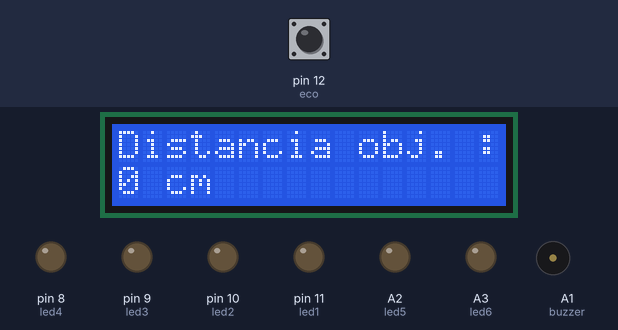
The sketch below on a simulated Arduino Uno, built with avr-gcc and run on an emulated ATmega328P. Parts: 16×2 character LCD, output pins drawn as LEDs (lit = HIGH), buzzer (waves = sounding). The test bench sets the inputs (shaded band); at power-on: pin 12 (eco) LOW. Pins used as bus, display or sensor lines are not drawn; what the sketch prints to the serial monitor is not drawn.

Above: at 1.17 s.
At 1.7 s:
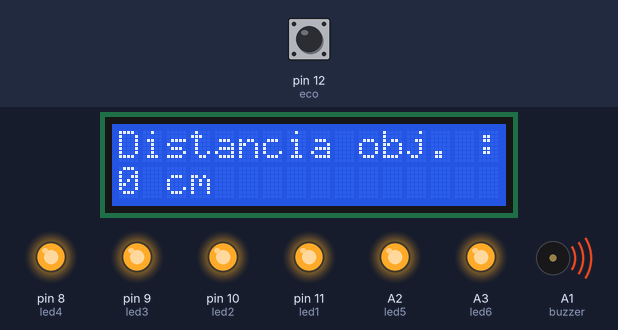
1.8 s: pin 12 (eco) pulsed HIGH 2 times (0.12 s each, 0.3 s apart)
At 2.9 s:
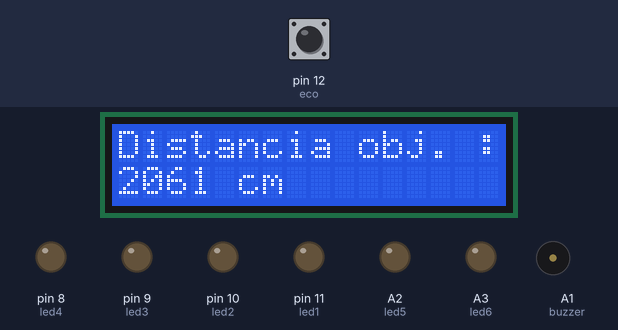
Timing chart, 0 to 4.8 s (numbered marks = the images above; inputs shaded):
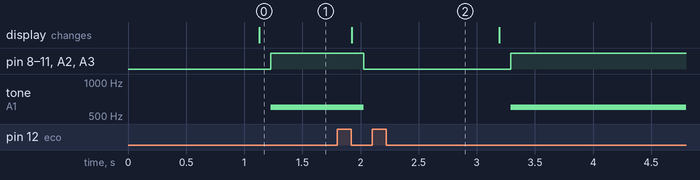

The sketch:

ledsproximidad.ino
```cpp
#include <LiquidCrystal.h>
LiquidCrystal lcd(7, 6, 5, 4, 3, 2);
int trig = 13;
int eco = 12;
int led1 = 11;
int led2 = 10;
int led3 = 9;
int led4 = 8;
int led5 = A2;
int led6 = A3;
int buzzer = A1;
long duracion;
int distancia;

void setup() {
  lcd.begin(16, 2);
  pinMode(trig, OUTPUT);
  pinMode(eco, INPUT);
  pinMode(led1, OUTPUT);
  pinMode(led2, OUTPUT);
  pinMode(led3, OUTPUT);
  pinMode(led4, OUTPUT);
  pinMode(led5, OUTPUT);
  pinMode(led6, OUTPUT);
  pinMode(buzzer, OUTPUT);
  Serial.begin(9600);
}

void loop() {
  digitalWrite(trig, LOW);
  delay(50);
  digitalWrite(trig, HIGH);
  delay(10);
  digitalWrite(trig, LOW);

  duracion = pulseIn(eco, HIGH);
  distancia = duracion / 58.2;

  Serial.print("Distancia del objeto: ");
  Serial.print(distancia);
  Serial.println(" cm");

  lcd.clear();
  lcd.setCursor(0, 0);
  lcd.print("Distancia obj. :");
  lcd.setCursor(0, 1);
  lcd.print(distancia);
  lcd.print(" cm");

  delay(100);

  if (distancia <= 5) {
    digitalWrite(led6, HIGH);
    tone(buzzer, 600);
  } else {
    digitalWrite(led6, LOW);
    noTone(buzzer);
  }

  if (distancia <= 15) {
    digitalWrite(led5, HIGH);
  } else {
    digitalWrite(led5, LOW);
  }

  if (distancia <= 25) {
    digitalWrite(led4, HIGH);
  } else {
    digitalWrite(led4, LOW);
  }

  if (distancia <= 35) {
    digitalWrite(led3, HIGH);
  } else {
    digitalWrite(led3, LOW);
  }

  if (distancia <= 45) {
    digitalWrite(led2, HIGH);
  } else {
    digitalWrite(led2, LOW);
  }

  if (distancia <= 50) {
    digitalWrite(led1, HIGH);
  } else {
    digitalWrite(led1, LOW);
  }

  delay(100);
}
```

Measured:
- after the input at 1.8 s, pin 8 (led4), pin 9 (led3), pin 10 (led2), pin 11 (led1), A2 (led5), A3 (led6): HIGH → LOW after 0.23 s, → HIGH 1.3 s later; tone on A1 (buzzer): 600 Hz → silent after 0.23 s, → 600 Hz 1.3 s later; the display: changes after 0.13 s (image 2)
